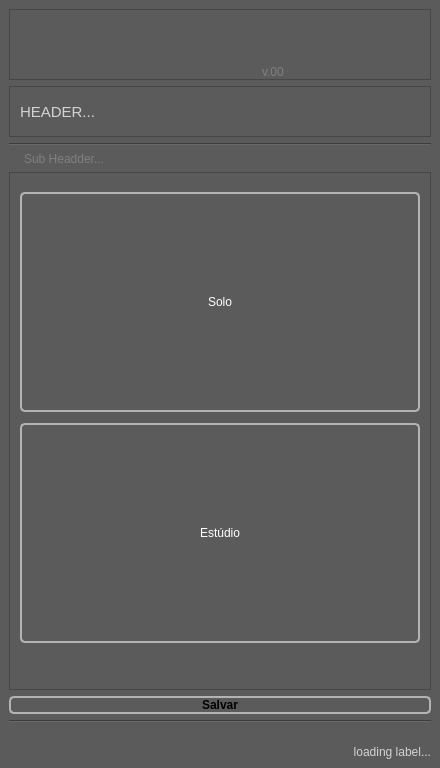
<?xml version="1.0" encoding="UTF-8"?>
<ui version="4.0">
 <class>MainWindow</class>
 <widget class="QMainWindow" name="MainWindow">
  <property name="geometry">
   <rect>
    <x>0</x>
    <y>0</y>
    <width>440</width>
    <height>768</height>
   </rect>
  </property>
  <property name="windowTitle">
   <string>MainWindow</string>
  </property>
  <property name="styleSheet">
   <string notr="true">QWidget{
	background: rgb(91, 91, 91);
}

QMenu {
	background-color: #666666;
}

QMenu::item:hover {
	color: lightgray;
	background-color: blue;
}

QMenuBar {
	color: rgb(182, 182, 182);
	background-color: transparent;
}

QMenuBar::item {
	background-color: transparent;
}

QMenuBar::item:selected { /* when selected using mouse or keyboard */
    background-color: #666666;
}

QMenuBar::item:hover {
    background: #777777;
}

QLabel {
	color: lightgray;
}

QLabel:!enabled {
	color: gray;
}

QLineEdit:!enabled {
	color: gray;
	background-color: #555555;
	border-color: gray;
}

QLineEdit {
	color: black;
    border: 2px solid white;
    border-radius: 8px;
    padding: 0 8px;
    background: lightgray;
    selection-background-color: darkgray;
}

QLineEdit:hover{
    border: 2px solid #05B8CC;
    color: black;
}

QComboBox {
	color: black;
    border: 2px solid white;
    border-radius: 6px;
    padding: 1px 18px 1px 3px;
    min-width: 6em;
}

QComboBox:!editable, QComboBox::drop-down:editable {
     background: lightgray;
}

QComboBox:on { /* shift the text when the popup opens */
    padding-top: 3px;
    padding-left: 4px;
}

QComboBox::drop-down {
    width: 20px;
	background-color: rgb(194, 194, 194);
    border-left-width: 2px;
    border-left-color: white;
    border-left-style: solid; /* just a single line */
    border-top-right-radius: 3px; /* same radius as the QComboBox */
    border-bottom-right-radius: 3px;
}

QComboBox:hover{
    border: 2px solid #05B8CC;
    color: gray;
}

QComboBox QAbstractItemView{
    border: 2px solid white;
	border-radius: 10px;
    color: gray;
	background-color: lightgray;
    selection-background-color: #05B8CC;
	selection-color: white;
	padding: 3px 3px ;
}

QScrollBar {
	background: none;
	border: none;
}

QScrollBar::handle {
	border-radius: 5px;
 	border: 2px solid #777777;
	background-color: gray;
}

QScrollBar::add-page{ 
	border: none;
    background: none;
}

QScrollBar::sub-page {
    background: none;
	border: none;
	max-width: 5px;
}

QScrollBar::add-line {
    border: none;
    background: none;
}

QScrollBar::sub-line {
    border: none;
    background: none;
}

QScrollBar:arrow{
	border: none;
	background: none;
	color: none;
}

QPushButton:hover{
    border: 2px solid #05B8CC;
    color: red;
}

QPushButton {
	color: black;
	background: rgb(91, 91, 91);
    border: 2px solid rgb(180,180,180);
	border-radius: 5px;
}

QPushButton:disabled {
	color: black;
	background-color: gray;
    border: 2px solid rgb(100,100,100);
	border-radius: 0px;
}

QPushButton::menu-indicator {
	image: null;
}</string>
  </property>
  <widget class="QWidget" name="centralwidget">
   <layout class="QGridLayout" name="gridLayout">
    <item row="3" column="0">
     <widget class="Line" name="line_title">
      <property name="sizePolicy">
       <sizepolicy hsizetype="Preferred" vsizetype="Preferred">
        <horstretch>0</horstretch>
        <verstretch>0</verstretch>
       </sizepolicy>
      </property>
      <property name="orientation">
       <enum>Qt::Horizontal</enum>
      </property>
     </widget>
    </item>
    <item row="5" column="0">
     <widget class="QFrame" name="mainFrame">
      <property name="frameShape">
       <enum>QFrame::StyledPanel</enum>
      </property>
      <property name="frameShadow">
       <enum>QFrame::Raised</enum>
      </property>
      <layout class="QGridLayout" name="gridLayout_2" rowstretch="0" columnstretch="0">
       <property name="margin">
        <number>0</number>
       </property>
       <item row="0" column="0">
        <widget class="QStackedWidget" name="stackedWidget">
         <property name="styleSheet">
          <string notr="true"/>
         </property>
         <property name="currentIndex">
          <number>1</number>
         </property>
         <widget class="QWidget" name="projects_page">
          <widget class="QWidget" name="gridLayoutWidget">
           <property name="geometry">
            <rect>
             <x>0</x>
             <y>0</y>
             <width>421</width>
             <height>531</height>
            </rect>
           </property>
           <layout class="QGridLayout" name="projects_layout" rowstretch="0">
            <property name="sizeConstraint">
             <enum>QLayout::SetDefaultConstraint</enum>
            </property>
            <property name="margin">
             <number>7</number>
            </property>
           </layout>
          </widget>
         </widget>
         <widget class="QWidget" name="loading_page">
          <widget class="QPushButton" name="loadSoloBtn">
           <property name="geometry">
            <rect>
             <x>10</x>
             <y>19</y>
             <width>400</width>
             <height>220</height>
            </rect>
           </property>
           <property name="styleSheet">
            <string notr="true">color:white;</string>
           </property>
           <property name="text">
            <string>Solo</string>
           </property>
          </widget>
          <widget class="QPushButton" name="loadStudioBtn">
           <property name="geometry">
            <rect>
             <x>10</x>
             <y>250</y>
             <width>400</width>
             <height>220</height>
            </rect>
           </property>
           <property name="styleSheet">
            <string notr="true">color:white;</string>
           </property>
           <property name="text">
            <string>Estúdio</string>
           </property>
          </widget>
         </widget>
         <widget class="QWidget" name="login_page">
          <widget class="QWidget" name="login_widget" native="true">
           <property name="geometry">
            <rect>
             <x>0</x>
             <y>0</y>
             <width>418</width>
             <height>528</height>
            </rect>
           </property>
           <layout class="QFormLayout" name="formLayout">
            <property name="fieldGrowthPolicy">
             <enum>QFormLayout::AllNonFixedFieldsGrow</enum>
            </property>
            <property name="margin">
             <number>15</number>
            </property>
            <item row="0" column="0">
             <widget class="QLabel" name="username_title">
              <property name="sizePolicy">
               <sizepolicy hsizetype="Preferred" vsizetype="Fixed">
                <horstretch>0</horstretch>
                <verstretch>0</verstretch>
               </sizepolicy>
              </property>
              <property name="text">
               <string>Usuario:</string>
              </property>
             </widget>
            </item>
            <item row="0" column="1">
             <widget class="QLineEdit" name="username_line">
              <property name="toolTip">
               <string>Escolha um nome usuario que todos te reconhecam!</string>
              </property>
              <property name="placeholderText">
               <string>Choose User Name </string>
              </property>
             </widget>
            </item>
            <item row="1" column="0" colspan="2">
             <widget class="QLabel" name="label">
              <property name="frameShape">
               <enum>QFrame::Box</enum>
              </property>
              <property name="frameShadow">
               <enum>QFrame::Raised</enum>
              </property>
              <property name="text">
               <string>Seu nome de usuario do BirdoApp.</string>
              </property>
              <property name="wordWrap">
               <bool>true</bool>
              </property>
              <property name="margin">
               <number>5</number>
              </property>
              <property name="indent">
               <number>5</number>
              </property>
             </widget>
            </item>
            <item row="2" column="0" colspan="2">
             <spacer name="horizontalSpacer_2">
              <property name="orientation">
               <enum>Qt::Horizontal</enum>
              </property>
              <property name="sizeType">
               <enum>QSizePolicy::Preferred</enum>
              </property>
              <property name="sizeHint" stdset="0">
               <size>
                <width>40</width>
                <height>10</height>
               </size>
              </property>
             </spacer>
            </item>
            <item row="3" column="0">
             <widget class="QLabel" name="label_5">
              <property name="font">
               <font>
                <weight>75</weight>
                <bold>true</bold>
               </font>
              </property>
              <property name="text">
               <string>Software:</string>
              </property>
             </widget>
            </item>
            <item row="5" column="0">
             <widget class="QLabel" name="harmony_versions_lbl">
              <property name="text">
               <string>Harmony Versions:</string>
              </property>
             </widget>
            </item>
            <item row="5" column="1">
             <widget class="QComboBox" name="harmony_versions"/>
            </item>
            <item row="6" column="0">
             <widget class="QLabel" name="harmony_label">
              <property name="enabled">
               <bool>true</bool>
              </property>
              <property name="text">
               <string>Harmony folder:</string>
              </property>
             </widget>
            </item>
            <item row="6" column="1">
             <layout class="QHBoxLayout" name="horizontalLayout_2">
              <item>
               <widget class="QLineEdit" name="harmony_folder_line">
                <property name="enabled">
                 <bool>true</bool>
                </property>
                <property name="toolTip">
                 <string>Ecolha o folder da instalacao NAO padrao do HARMONY:
EX: Escolha a pasta com o nome de:
'Toon Boom Harmony 20 Premium' para a versao 20</string>
                </property>
                <property name="text">
                 <string/>
                </property>
                <property name="placeholderText">
                 <string>Harmony Installation Folder...</string>
                </property>
               </widget>
              </item>
              <item>
               <widget class="QPushButton" name="harmony_folder_button">
                <property name="enabled">
                 <bool>true</bool>
                </property>
                <property name="sizePolicy">
                 <sizepolicy hsizetype="Fixed" vsizetype="Fixed">
                  <horstretch>0</horstretch>
                  <verstretch>0</verstretch>
                 </sizepolicy>
                </property>
                <property name="minimumSize">
                 <size>
                  <width>30</width>
                  <height>30</height>
                 </size>
                </property>
                <property name="maximumSize">
                 <size>
                  <width>40</width>
                  <height>40</height>
                 </size>
                </property>
                <property name="toolTip">
                 <string>&lt;html&gt;&lt;head/&gt;&lt;body&gt;&lt;p&gt;Caso o Harmony esteja instalado num folder NAO padrao, informe o folder da instalacao!&lt;/p&gt;&lt;/body&gt;&lt;/html&gt;</string>
                </property>
                <property name="styleSheet">
                 <string notr="true">QPushButton {
	background: none;
	border: 2px solid #666666;
	border-radius: 5px;	
}

QPushButton:hover {
	background-color: #777777;
	border: none;
}

QPushButton:pressed {
	background-color: rgb(90, 90, 90);
	border-top: 2px solid #444444;
	border-left: 2px solid #444444;
	border-bottom: none;
	border-right: none;
}</string>
                </property>
                <property name="text">
                 <string/>
                </property>
               </widget>
              </item>
             </layout>
            </item>
            <item row="7" column="0" colspan="2">
             <widget class="QLabel" name="label_6">
              <property name="frameShape">
               <enum>QFrame::Box</enum>
              </property>
              <property name="frameShadow">
               <enum>QFrame::Raised</enum>
              </property>
              <property name="text">
               <string>Escolha a versão do Harmony instalada no seu computador para usar com o Birdoapp. Somente esta versão escolhida será usada por este toolkit.

OBS: É obrigatório ter o Harmony instalado para usar o Birdoapp.</string>
              </property>
              <property name="wordWrap">
               <bool>true</bool>
              </property>
              <property name="margin">
               <number>5</number>
              </property>
              <property name="indent">
               <number>5</number>
              </property>
             </widget>
            </item>
            <item row="8" column="0" colspan="2">
             <spacer name="verticalSpacer">
              <property name="orientation">
               <enum>Qt::Vertical</enum>
              </property>
              <property name="sizeType">
               <enum>QSizePolicy::Fixed</enum>
              </property>
              <property name="sizeHint" stdset="0">
               <size>
                <width>20</width>
                <height>100</height>
               </size>
              </property>
             </spacer>
            </item>
           </layout>
          </widget>
         </widget>
         <widget class="QWidget" name="page">
          <layout class="QVBoxLayout" name="verticalLayout">
           <item>
            <widget class="QWidget" name="widget" native="true">
             <layout class="QGridLayout" name="gridLayout_4">
              <item row="6" column="0" colspan="3">
               <widget class="QLabel" name="label_3">
                <property name="frameShape">
                 <enum>QFrame::Box</enum>
                </property>
                <property name="frameShadow">
                 <enum>QFrame::Raised</enum>
                </property>
                <property name="text">
                 <string>Escolha aqui o caminho LOCAL do projeto no seu computador, e sua função no projeto (que deve ser indicada pelo Estúdio).</string>
                </property>
                <property name="wordWrap">
                 <bool>true</bool>
                </property>
                <property name="margin">
                 <number>5</number>
                </property>
                <property name="indent">
                 <number>5</number>
                </property>
               </widget>
              </item>
              <item row="4" column="0" colspan="2">
               <widget class="QLabel" name="funcao_label">
                <property name="text">
                 <string>Funcao no Projeto:</string>
                </property>
               </widget>
              </item>
              <item row="1" column="0" colspan="3">
               <widget class="QLabel" name="label_4">
                <property name="font">
                 <font>
                  <weight>75</weight>
                  <bold>true</bold>
                 </font>
                </property>
                <property name="text">
                 <string>Project Info:</string>
                </property>
               </widget>
              </item>
              <item row="2" column="0">
               <widget class="QLabel" name="local_folder_label">
                <property name="text">
                 <string>Local Folder:</string>
                </property>
               </widget>
              </item>
              <item row="2" column="2">
               <layout class="QHBoxLayout" name="horizontalLayout_3">
                <item>
                 <widget class="QLineEdit" name="localFolder_line">
                  <property name="toolTip">
                   <string>Folder local do projeto

Atencao! Se vc usa o Nexcloud Client, nao escolha o mesmo folder local escolhido para o client!</string>
                  </property>
                  <property name="placeholderText">
                   <string>Folder Local do Projeto...</string>
                  </property>
                 </widget>
                </item>
                <item>
                 <widget class="QPushButton" name="local_folder_button">
                  <property name="enabled">
                   <bool>true</bool>
                  </property>
                  <property name="sizePolicy">
                   <sizepolicy hsizetype="Fixed" vsizetype="Fixed">
                    <horstretch>0</horstretch>
                    <verstretch>0</verstretch>
                   </sizepolicy>
                  </property>
                  <property name="minimumSize">
                   <size>
                    <width>30</width>
                    <height>30</height>
                   </size>
                  </property>
                  <property name="maximumSize">
                   <size>
                    <width>40</width>
                    <height>40</height>
                   </size>
                  </property>
                  <property name="toolTip">
                   <string>&lt;html&gt;&lt;head/&gt;&lt;body&gt;&lt;p&gt;Escolhe o folder local do projeto&lt;/p&gt;&lt;p&gt;OBS: Nao ecolha o mesmo folder do client do Nextcloud!&lt;/p&gt;&lt;/body&gt;&lt;/html&gt;</string>
                  </property>
                  <property name="styleSheet">
                   <string notr="true">QPushButton {
	background: none;
	border: 2px solid #666666;
	border-radius: 5px;	
}

QPushButton:hover {
	background-color: #777777;
	border: none;
}

QPushButton:pressed {
	background-color: rgb(90, 90, 90);
	border-top: 2px solid #444444;
	border-left: 2px solid #444444;
	border-bottom: none;
	border-right: none;
}
</string>
                  </property>
                  <property name="text">
                   <string/>
                  </property>
                 </widget>
                </item>
               </layout>
              </item>
              <item row="4" column="2">
               <widget class="QComboBox" name="combo_funcao">
                <property name="toolTip">
                 <string>&lt;html&gt;&lt;head/&gt;&lt;body&gt;&lt;p&gt;Escolha a sua funcao no projeto&lt;/p&gt;&lt;/body&gt;&lt;/html&gt;</string>
                </property>
               </widget>
              </item>
              <item row="7" column="0" colspan="3">
               <spacer name="verticalSpacer_4">
                <property name="orientation">
                 <enum>Qt::Vertical</enum>
                </property>
                <property name="sizeHint" stdset="0">
                 <size>
                  <width>20</width>
                  <height>40</height>
                 </size>
                </property>
               </spacer>
              </item>
             </layout>
            </widget>
           </item>
          </layout>
         </widget>
         <widget class="QWidget" name="plugins_page">
          <property name="styleSheet">
           <string notr="true">QWidget{
	background: black;
}

QToolButton {
	color: white;
	background-color: transparent;
	border: null;
	border-radius: 10px;
}

QToolButton:hover {
	background: rgb(25,25,25);
	padding: 10px;
}

QToolButton:pressed {
	background: rgb(35,55,75);
}
</string>
          </property>
          <widget class="QWidget" name="gridLayoutWidget_2">
           <property name="geometry">
            <rect>
             <x>0</x>
             <y>0</y>
             <width>421</width>
             <height>531</height>
            </rect>
           </property>
           <layout class="QGridLayout" name="plugin_layout">
            <property name="sizeConstraint">
             <enum>QLayout::SetDefaultConstraint</enum>
            </property>
            <property name="margin">
             <number>5</number>
            </property>
           </layout>
          </widget>
         </widget>
         <widget class="QWidget" name="standalonePage">
          <layout class="QGridLayout" name="gridLayout_7">
           <item row="0" column="0">
            <layout class="QVBoxLayout" name="v_lay"/>
           </item>
          </layout>
         </widget>
         <widget class="QWidget" name="page_2">
          <layout class="QGridLayout" name="gridLayout_5" columnstretch="0,0">
           <item row="4" column="1">
            <layout class="QHBoxLayout" name="horizontalLayout_4">
             <item alignment="Qt::AlignTop">
              <widget class="QLineEdit" name="server_path_label"/>
             </item>
             <item alignment="Qt::AlignTop">
              <widget class="QPushButton" name="open_folder_server">
               <property name="enabled">
                <bool>true</bool>
               </property>
               <property name="sizePolicy">
                <sizepolicy hsizetype="Fixed" vsizetype="Fixed">
                 <horstretch>0</horstretch>
                 <verstretch>0</verstretch>
                </sizepolicy>
               </property>
               <property name="minimumSize">
                <size>
                 <width>30</width>
                 <height>30</height>
                </size>
               </property>
               <property name="maximumSize">
                <size>
                 <width>40</width>
                 <height>40</height>
                </size>
               </property>
               <property name="toolTip">
                <string>&lt;html&gt;&lt;head/&gt;&lt;body&gt;&lt;p&gt;show password&lt;/p&gt;&lt;/body&gt;&lt;/html&gt;</string>
               </property>
               <property name="styleSheet">
                <string notr="true">QPushButton {
	background: none;
	border: 2px solid #666666;
	border-radius: 5px;	
}

QPushButton:hover {
	background-color: #777777;
	border: none;
}

QPushButton:pressed {
	background-color: rgb(90, 90, 90);
	border-top: 2px solid #444444;
	border-left: 2px solid #444444;
	border-bottom: none;
	border-right: none;
}
</string>
               </property>
               <property name="text">
                <string/>
               </property>
              </widget>
             </item>
            </layout>
           </item>
           <item row="4" column="0" alignment="Qt::AlignTop">
            <widget class="QLabel" name="server_pw_label">
             <property name="text">
              <string>BirdoApp Setup:</string>
             </property>
            </widget>
           </item>
           <item row="2" column="0">
            <widget class="QLabel" name="server_login_label">
             <property name="sizePolicy">
              <sizepolicy hsizetype="Preferred" vsizetype="Fixed">
               <horstretch>0</horstretch>
               <verstretch>0</verstretch>
              </sizepolicy>
             </property>
             <property name="text">
              <string>Nome:</string>
             </property>
            </widget>
           </item>
           <item row="6" column="0" colspan="2" alignment="Qt::AlignTop">
            <widget class="QLabel" name="label_2">
             <property name="frameShape">
              <enum>QFrame::Box</enum>
             </property>
             <property name="frameShadow">
              <enum>QFrame::Raised</enum>
             </property>
             <property name="text">
              <string>Esta página deve ser preenchida com as informações que o Estúdio te forneceu. Se este computador tiver acesso ao servidor, pode selecionar o caminho pelo botão ao lado.</string>
             </property>
             <property name="wordWrap">
              <bool>true</bool>
             </property>
             <property name="margin">
              <number>5</number>
             </property>
             <property name="indent">
              <number>5</number>
             </property>
            </widget>
           </item>
           <item row="2" column="1">
            <widget class="QLineEdit" name="studio_name_label">
             <property name="toolTip">
              <string>login do server</string>
             </property>
             <property name="placeholderText">
              <string/>
             </property>
            </widget>
           </item>
           <item row="1" column="0">
            <widget class="QLabel" name="server_title_label">
             <property name="sizePolicy">
              <sizepolicy hsizetype="Preferred" vsizetype="Fixed">
               <horstretch>0</horstretch>
               <verstretch>0</verstretch>
              </sizepolicy>
             </property>
             <property name="font">
              <font>
               <weight>75</weight>
               <bold>true</bold>
              </font>
             </property>
             <property name="text">
              <string>Estudio:</string>
             </property>
            </widget>
           </item>
           <item row="3" column="0" colspan="2">
            <spacer name="horizontalSpacer">
             <property name="orientation">
              <enum>Qt::Horizontal</enum>
             </property>
             <property name="sizeType">
              <enum>QSizePolicy::Fixed</enum>
             </property>
             <property name="sizeHint" stdset="0">
              <size>
               <width>391</width>
               <height>50</height>
              </size>
             </property>
            </spacer>
           </item>
           <item row="0" column="0" colspan="2">
            <spacer name="horizontalSpacer_3">
             <property name="orientation">
              <enum>Qt::Horizontal</enum>
             </property>
             <property name="sizeType">
              <enum>QSizePolicy::Preferred</enum>
             </property>
             <property name="sizeHint" stdset="0">
              <size>
               <width>40</width>
               <height>20</height>
              </size>
             </property>
            </spacer>
           </item>
          </layout>
         </widget>
        </widget>
       </item>
      </layout>
     </widget>
    </item>
    <item row="0" column="0">
     <widget class="QFrame" name="frame_title">
      <property name="maximumSize">
       <size>
        <width>16777215</width>
        <height>80</height>
       </size>
      </property>
      <property name="frameShape">
       <enum>QFrame::StyledPanel</enum>
      </property>
      <property name="frameShadow">
       <enum>QFrame::Raised</enum>
      </property>
      <layout class="QGridLayout" name="gridLayout_3" columnstretch="0,0,0,0">
       <property name="rightMargin">
        <number>0</number>
       </property>
       <property name="bottomMargin">
        <number>0</number>
       </property>
       <property name="spacing">
        <number>0</number>
       </property>
       <item row="0" column="0">
        <widget class="QPushButton" name="home_button">
         <property name="sizePolicy">
          <sizepolicy hsizetype="Fixed" vsizetype="Fixed">
           <horstretch>0</horstretch>
           <verstretch>0</verstretch>
          </sizepolicy>
         </property>
         <property name="minimumSize">
          <size>
           <width>60</width>
           <height>60</height>
          </size>
         </property>
         <property name="maximumSize">
          <size>
           <width>61</width>
           <height>61</height>
          </size>
         </property>
         <property name="toolTip">
          <string>Home...

Volta para pagina de escolher os projetos!</string>
         </property>
         <property name="styleSheet">
          <string notr="true">QPushButton {
	border: none;
	border-radius: 30px;
}

QPushButton:hover {
	background-color: #05B8CC;
}

QPushButton:pressed {
	background-color: rgb(255, 78, 125);
}</string>
         </property>
         <property name="text">
          <string/>
         </property>
         <property name="iconSize">
          <size>
           <width>59</width>
           <height>59</height>
          </size>
         </property>
        </widget>
       </item>
       <item row="0" column="3">
        <widget class="QLabel" name="label_version">
         <property name="maximumSize">
          <size>
           <width>16777215</width>
           <height>16777215</height>
          </size>
         </property>
         <property name="styleSheet">
          <string notr="true">color: gray;</string>
         </property>
         <property name="text">
          <string>v.00</string>
         </property>
         <property name="alignment">
          <set>Qt::AlignBottom|Qt::AlignLeading|Qt::AlignLeft</set>
         </property>
        </widget>
       </item>
       <item row="0" column="2">
        <widget class="QLabel" name="labelLogo_texto">
         <property name="minimumSize">
          <size>
           <width>182</width>
           <height>60</height>
          </size>
         </property>
         <property name="maximumSize">
          <size>
           <width>182</width>
           <height>60</height>
          </size>
         </property>
         <property name="text">
          <string/>
         </property>
         <property name="scaledContents">
          <bool>true</bool>
         </property>
        </widget>
       </item>
      </layout>
     </widget>
    </item>
    <item row="1" column="0">
     <widget class="QFrame" name="frame_header">
      <property name="font">
       <font>
        <pointsize>8</pointsize>
       </font>
      </property>
      <property name="frameShape">
       <enum>QFrame::StyledPanel</enum>
      </property>
      <property name="frameShadow">
       <enum>QFrame::Raised</enum>
      </property>
      <layout class="QHBoxLayout" name="horizontalLayout">
       <property name="leftMargin">
        <number>10</number>
       </property>
       <property name="topMargin">
        <number>0</number>
       </property>
       <property name="rightMargin">
        <number>10</number>
       </property>
       <property name="bottomMargin">
        <number>0</number>
       </property>
       <item>
        <widget class="QLabel" name="header">
         <property name="font">
          <font>
           <pointsize>11</pointsize>
          </font>
         </property>
         <property name="layoutDirection">
          <enum>Qt::LeftToRight</enum>
         </property>
         <property name="text">
          <string>HEADER...</string>
         </property>
         <property name="alignment">
          <set>Qt::AlignLeading|Qt::AlignLeft|Qt::AlignVCenter</set>
         </property>
        </widget>
       </item>
       <item>
        <widget class="QLabel" name="proj_logo_label">
         <property name="sizePolicy">
          <sizepolicy hsizetype="Fixed" vsizetype="Fixed">
           <horstretch>0</horstretch>
           <verstretch>0</verstretch>
          </sizepolicy>
         </property>
         <property name="minimumSize">
          <size>
           <width>49</width>
           <height>49</height>
          </size>
         </property>
         <property name="maximumSize">
          <size>
           <width>50</width>
           <height>50</height>
          </size>
         </property>
         <property name="styleSheet">
          <string notr="true">QWidget{
	background: rgb(91, 91, 91);
}

QMenu {
	background-color: #666666;
}

QMenu::item:hover {
	color: lightgray;
	background-color: blue;
}

QMenuBar {
	color: rgb(182, 182, 182);
	background-color: transparent;
}

QMenuBar::item {
	background-color: transparent;
}

QMenuBar::item:selected { /* when selected using mouse or keyboard */
    background-color: #666666;
}

QMenuBar::item:hover {
    background: #777777;
}

QLabel {
	color: lightgray;
}

QLabel:!enabled {
	color: gray;
}

QLineEdit:!enabled {
	color: gray;
	background-color: #555555;
	border-color: gray;
}

QLineEdit {
	color: black;
    border: 2px solid white;
    border-radius: 8px;
    padding: 0 8px;
    background: lightgray;
    selection-background-color: darkgray;
}

QLineEdit:hover{
    border: 2px solid #05B8CC;
    color: black;
}

QComboBox {
	color: black;
    border: 2px solid white;
    border-radius: 6px;
    padding: 1px 18px 1px 3px;
    min-width: 6em;
}

QComboBox:!editable, QComboBox::drop-down:editable {
     background: lightgray;
}

QComboBox:on { /* shift the text when the popup opens */
    padding-top: 3px;
    padding-left: 4px;
}

QComboBox::drop-down {
    width: 20px;
	background-color: rgb(194, 194, 194);
    border-left-width: 2px;
    border-left-color: white;
    border-left-style: solid; /* just a single line */
    border-top-right-radius: 3px; /* same radius as the QComboBox */
    border-bottom-right-radius: 3px;
}

QComboBox:hover{
    border: 2px solid #05B8CC;
    color: gray;
}

QComboBox QAbstractItemView{
    border: 2px solid white;
	border-radius: 10px;
    color: gray;
	background-color: lightgray;
    selection-background-color: #05B8CC;
	selection-color: white;
	padding: 3px 3px ;
}

QScrollBar {
	background: none;
	border: none;
}

QScrollBar::handle {
	border-radius: 5px;
 	border: 2px solid #777777;
	background-color: gray;
}

QScrollBar::add-page{ 
	border: none;
    background: none;
}

QScrollBar::sub-page {
    background: none;
	border: none;
	max-width: 5px;
}

QScrollBar::add-line {
    border: none;
    background: none;
}

QScrollBar::sub-line {
    border: none;
    background: none;
}

QScrollBar:arrow{
	border: none;
	background: none;
	color: none;
}

</string>
         </property>
         <property name="text">
          <string/>
         </property>
         <property name="scaledContents">
          <bool>true</bool>
         </property>
        </widget>
       </item>
      </layout>
     </widget>
    </item>
    <item row="6" column="0">
     <widget class="QPushButton" name="update_button">
      <property name="enabled">
       <bool>true</bool>
      </property>
      <property name="font">
       <font>
        <weight>75</weight>
        <bold>true</bold>
       </font>
      </property>
      <property name="styleSheet">
       <string notr="true">QWidget{
	background: rgb(91, 91, 91);
}

QMenu {
	background-color: #666666;
}

QMenu::item:hover {
	color: lightgray;
	background-color: blue;
}

QMenuBar {
	color: rgb(182, 182, 182);
	background-color: transparent;
}

QMenuBar::item {
	background-color: transparent;
}

QMenuBar::item:selected { /* when selected using mouse or keyboard */
    background-color: #666666;
}

QMenuBar::item:hover {
    background: #777777;
}

QLabel {
	color: lightgray;
}

QLabel:!enabled {
	color: gray;
}

QLineEdit:!enabled {
	color: gray;
	background-color: #555555;
	border-color: gray;
}

QLineEdit {
	color: black;
    border: 2px solid white;
    border-radius: 8px;
    padding: 0 8px;
    background: lightgray;
    selection-background-color: darkgray;
}

QLineEdit:hover{
    border: 2px solid #05B8CC;
    color: black;
}

QComboBox {
	color: black;
    border: 2px solid white;
    border-radius: 6px;
    padding: 1px 18px 1px 3px;
    min-width: 6em;
}

QComboBox:!editable, QComboBox::drop-down:editable {
     background: lightgray;
}

QComboBox:on { /* shift the text when the popup opens */
    padding-top: 3px;
    padding-left: 4px;
}

QComboBox::drop-down {
    width: 20px;
	background-color: rgb(194, 194, 194);
    border-left-width: 2px;
    border-left-color: white;
    border-left-style: solid; /* just a single line */
    border-top-right-radius: 3px; /* same radius as the QComboBox */
    border-bottom-right-radius: 3px;
}

QComboBox:hover{
    border: 2px solid #05B8CC;
    color: gray;
}

QComboBox QAbstractItemView{
    border: 2px solid white;
	border-radius: 10px;
    color: gray;
	background-color: lightgray;
    selection-background-color: #05B8CC;
	selection-color: white;
	padding: 3px 3px ;
}

QScrollBar {
	background: none;
	border: none;
}

QScrollBar::handle {
	border-radius: 5px;
 	border: 2px solid #777777;
	background-color: gray;
}

QScrollBar::add-page{ 
	border: none;
    background: none;
}

QScrollBar::sub-page {
    background: none;
	border: none;
	max-width: 5px;
}

QScrollBar::add-line {
    border: none;
    background: none;
}

QScrollBar::sub-line {
    border: none;
    background: none;
}

QScrollBar:arrow{
	border: none;
	background: none;
	color: none;
}

</string>
      </property>
      <property name="text">
       <string>Salvar</string>
      </property>
     </widget>
    </item>
    <item row="7" column="0">
     <widget class="Line" name="line_bottom">
      <property name="orientation">
       <enum>Qt::Horizontal</enum>
      </property>
     </widget>
    </item>
    <item row="8" column="0">
     <widget class="QProgressBar" name="progressBar">
      <property name="styleSheet">
       <string notr="true">QProgressBar {
	background: transparent;
	border-style: none;
	max-height: 10px;
}

QProgressBar::chunk{
	background-color: #05B8CC;
	border-radius: 4px;
}</string>
      </property>
      <property name="value">
       <number>0</number>
      </property>
      <property name="format">
       <string/>
      </property>
     </widget>
    </item>
    <item row="9" column="0">
     <widget class="QLabel" name="loading_label">
      <property name="text">
       <string>loading label...</string>
      </property>
      <property name="alignment">
       <set>Qt::AlignRight|Qt::AlignTrailing|Qt::AlignVCenter</set>
      </property>
     </widget>
    </item>
    <item row="4" column="0">
     <widget class="QLabel" name="sub_header">
      <property name="styleSheet">
       <string notr="true">QLabel {
	color: gray;
}</string>
      </property>
      <property name="text">
       <string>Sub Headder...</string>
      </property>
      <property name="indent">
       <number>15</number>
      </property>
     </widget>
    </item>
   </layout>
   <zorder>frame_header</zorder>
   <zorder>frame_title</zorder>
   <zorder>line_title</zorder>
   <zorder>loading_label</zorder>
   <zorder>progressBar</zorder>
   <zorder>line_bottom</zorder>
   <zorder>mainFrame</zorder>
   <zorder>update_button</zorder>
   <zorder>sub_header</zorder>
  </widget>
  <widget class="QMenuBar" name="menubar">
   <property name="geometry">
    <rect>
     <x>0</x>
     <y>0</y>
     <width>440</width>
     <height>26</height>
    </rect>
   </property>
  </widget>
  <action name="actionChange_User">
   <property name="text">
    <string>Change User</string>
   </property>
  </action>
  <action name="actionCheck_Updates">
   <property name="text">
    <string>Check Updates</string>
   </property>
  </action>
  <action name="actionCredits">
   <property name="text">
    <string>Creditos</string>
   </property>
  </action>
  <action name="actionExit">
   <property name="text">
    <string>Exit</string>
   </property>
  </action>
  <action name="actionConfigurar_Est_dio">
   <property name="text">
    <string>Configurar Estudio</string>
   </property>
  </action>
  <action name="actionConfigurar_Estudio">
   <property name="text">
    <string>Configurar Estudio</string>
   </property>
  </action>
 </widget>
 <resources/>
 <connections/>
</ui>
